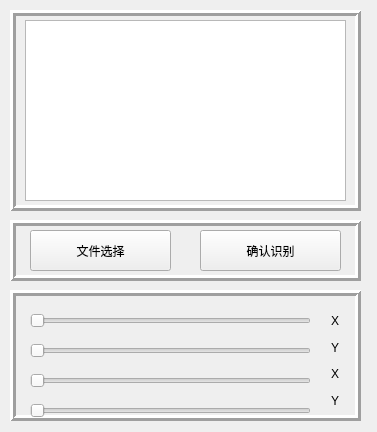
<?xml version="1.0" encoding="UTF-8"?>
<ui version="4.0">
 <class>Form</class>
 <widget class="QWidget" name="Form">
  <property name="geometry">
   <rect>
    <x>0</x>
    <y>0</y>
    <width>377</width>
    <height>432</height>
   </rect>
  </property>
  <property name="windowTitle">
   <string>Form</string>
  </property>
  <widget class="QFrame" name="frame">
   <property name="geometry">
    <rect>
     <x>10</x>
     <y>220</y>
     <width>351</width>
     <height>61</height>
    </rect>
   </property>
   <property name="frameShape">
    <enum>QFrame::Box</enum>
   </property>
   <property name="frameShadow">
    <enum>QFrame::Raised</enum>
   </property>
   <property name="lineWidth">
    <number>3</number>
   </property>
   <widget class="QPushButton" name="pushButton_file">
    <property name="geometry">
     <rect>
      <x>20</x>
      <y>10</y>
      <width>141</width>
      <height>41</height>
     </rect>
    </property>
    <property name="text">
     <string>文件选择</string>
    </property>
   </widget>
   <widget class="QPushButton" name="pushButton_OK">
    <property name="geometry">
     <rect>
      <x>190</x>
      <y>10</y>
      <width>141</width>
      <height>41</height>
     </rect>
    </property>
    <property name="text">
     <string>确认识别</string>
    </property>
   </widget>
  </widget>
  <widget class="QFrame" name="frame_2">
   <property name="geometry">
    <rect>
     <x>10</x>
     <y>10</y>
     <width>351</width>
     <height>201</height>
    </rect>
   </property>
   <property name="frameShape">
    <enum>QFrame::Box</enum>
   </property>
   <property name="frameShadow">
    <enum>QFrame::Raised</enum>
   </property>
   <property name="lineWidth">
    <number>3</number>
   </property>
   <widget class="QTextBrowser" name="textBrowser">
    <property name="geometry">
     <rect>
      <x>15</x>
      <y>10</y>
      <width>321</width>
      <height>181</height>
     </rect>
    </property>
   </widget>
  </widget>
  <widget class="QFrame" name="frame_3">
   <property name="geometry">
    <rect>
     <x>10</x>
     <y>290</y>
     <width>351</width>
     <height>131</height>
    </rect>
   </property>
   <property name="frameShape">
    <enum>QFrame::Box</enum>
   </property>
   <property name="frameShadow">
    <enum>QFrame::Raised</enum>
   </property>
   <property name="lineWidth">
    <number>3</number>
   </property>
   <widget class="QSlider" name="horizontalSlider">
    <property name="geometry">
     <rect>
      <x>20</x>
      <y>20</y>
      <width>281</width>
      <height>22</height>
     </rect>
    </property>
    <property name="orientation">
     <enum>Qt::Horizontal</enum>
    </property>
   </widget>
   <widget class="QSlider" name="horizontalSlider_2">
    <property name="geometry">
     <rect>
      <x>20</x>
      <y>50</y>
      <width>281</width>
      <height>22</height>
     </rect>
    </property>
    <property name="orientation">
     <enum>Qt::Horizontal</enum>
    </property>
   </widget>
   <widget class="QSlider" name="horizontalSlider_3">
    <property name="geometry">
     <rect>
      <x>20</x>
      <y>80</y>
      <width>281</width>
      <height>22</height>
     </rect>
    </property>
    <property name="orientation">
     <enum>Qt::Horizontal</enum>
    </property>
   </widget>
   <widget class="QSlider" name="horizontalSlider_4">
    <property name="geometry">
     <rect>
      <x>20</x>
      <y>110</y>
      <width>281</width>
      <height>22</height>
     </rect>
    </property>
    <property name="orientation">
     <enum>Qt::Horizontal</enum>
    </property>
   </widget>
   <widget class="QWidget" name="verticalLayoutWidget">
    <property name="geometry">
     <rect>
      <x>310</x>
      <y>20</y>
      <width>31</width>
      <height>101</height>
     </rect>
    </property>
    <layout class="QVBoxLayout" name="verticalLayout">
     <item>
      <widget class="QLabel" name="label">
       <property name="maximumSize">
        <size>
         <width>30</width>
         <height>30</height>
        </size>
       </property>
       <property name="text">
        <string>X</string>
       </property>
       <property name="alignment">
        <set>Qt::AlignCenter</set>
       </property>
      </widget>
     </item>
     <item>
      <widget class="QLabel" name="label_2">
       <property name="maximumSize">
        <size>
         <width>30</width>
         <height>30</height>
        </size>
       </property>
       <property name="text">
        <string>Y</string>
       </property>
       <property name="alignment">
        <set>Qt::AlignCenter</set>
       </property>
      </widget>
     </item>
     <item>
      <widget class="QLabel" name="label_3">
       <property name="maximumSize">
        <size>
         <width>30</width>
         <height>30</height>
        </size>
       </property>
       <property name="text">
        <string>X</string>
       </property>
       <property name="alignment">
        <set>Qt::AlignCenter</set>
       </property>
      </widget>
     </item>
     <item>
      <widget class="QLabel" name="label_4">
       <property name="maximumSize">
        <size>
         <width>30</width>
         <height>30</height>
        </size>
       </property>
       <property name="text">
        <string>Y</string>
       </property>
       <property name="alignment">
        <set>Qt::AlignCenter</set>
       </property>
      </widget>
     </item>
    </layout>
   </widget>
  </widget>
 </widget>
 <resources/>
 <connections/>
</ui>
